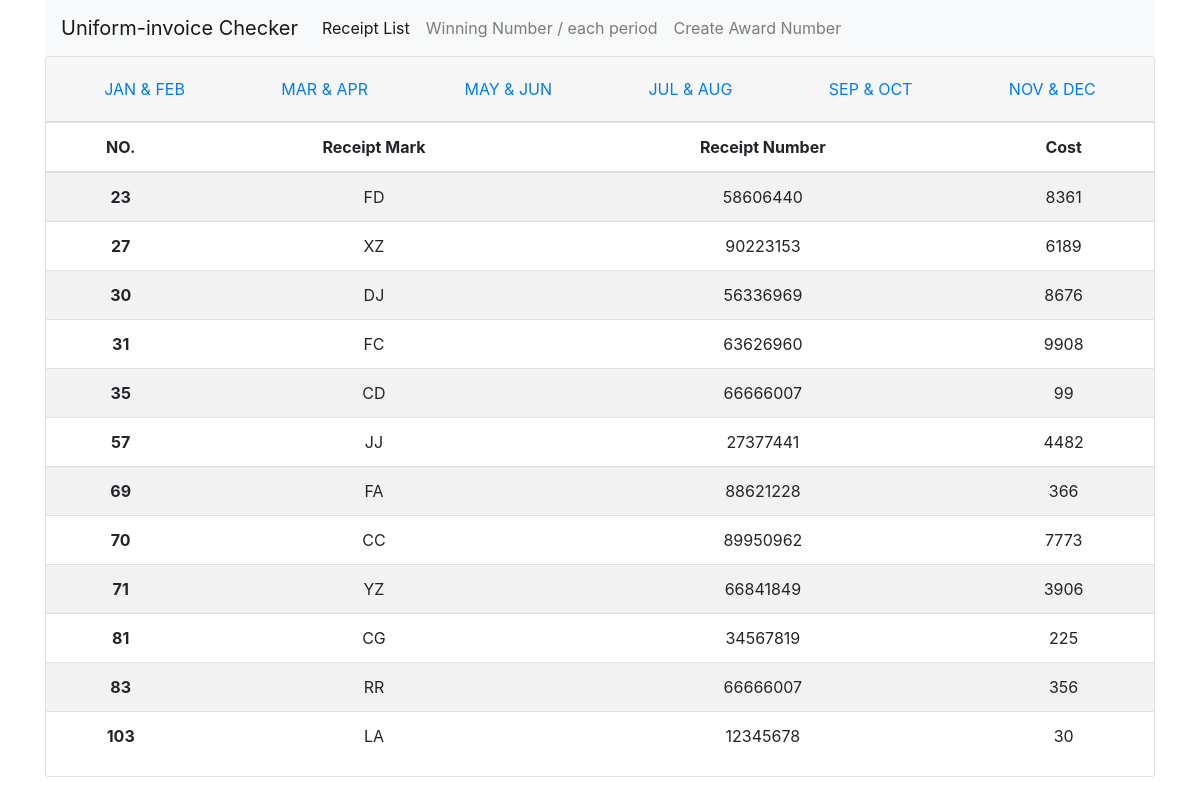
Page /receipt_list.php on the committed database.
### tables this page shows
CREATE TABLE `invoice` (
  `id` int(10) UNSIGNED NOT NULL,
  `code` varchar(2) NOT NULL,
  `number` varchar(8) NOT NULL,
  `period` tinyint(1) UNSIGNED NOT NULL,
  `expend` int(6) UNSIGNED NOT NULL,
  `year` varchar(4) NOT NULL
);

### com/base.php (called while the page is built, shortened)
<?php
$dsn="mysql:host=localhost;charset=utf8;dbname=Invoice";
$pdo=new PDO($dsn,'root',"12345678");
function all($table,...$arg){
    global $pdo;
    $sql="select * from $table ";
    if(isset($arg[0]) && is_array($arg[0])){
        $tmp=[];
        foreach($arg[0] as $key => $value){
            $tmp[]=sprintf("`%s`='%s'",$key,$value);
        }
        $sql=$sql." where " . implode(" && ",$tmp);
    }
    return $pdo->query($sql)->fetchAll();
}
?>

### receipt_list.php (the view, shortened to what this page needs)
<?php include_once "./com/base.php"; ?>
<!DOCTYPE html>
<html lang="en">
<head>
    <link rel="stylesheet" href="https://stackpath.bootstrapcdn.com/bootstrap/4.5.0/css/bootstrap.min.css">
</head>
<body>
    <form class="container" action="Key-in_Invoice.php" method="post">
        <?php
        include "header.php";
        $period = ceil(date("n") / 2);
        ?>
        <div class="card text-center">
            <header class="card-header">
                <ul class="nav nav-pills card-header-pills justify-content-around">
                    <li class="nav-item">
                        <a class="nav-link" href="receipt_list.php?period=1">JAN & FEB</a>
                    </li>
                    <li class="nav-item">
                        <a class="nav-link" href="receipt_list.php?period=2">MAR & APR</a>
                    </li>
                    <li class="nav-item">
                        <a class="nav-link" href="receipt_list.php?period=3">MAY & JUN</a>
                    </li>
                    <li class="nav-item">
                        <a class="nav-link" href="receipt_list.php?period=4">JUL & AUG</a>
                    </li>
                    <li class="nav-item">
                        <a class="nav-link" href="receipt_list.php?period=5">SEP & OCT</a>
                    </li>
                    <li class="nav-item">
                        <a class="nav-link" href="receipt_list.php?period=6">NOV & DEC</a>
                    </li>
                </ul>
            </header>
            <article>
                <div class="tab-pane fade show active">
                    <table class="table table-striped">
                        <thead>
                            <tr>
                                <th scope="col">NO.</th>
                                <th scope="col">Receipt Mark</th>
                                <th scope="col">Receipt Number</th>
                                <th scope="col">Cost</th>
                            </tr>
                        </thead>
                        <tbody>
                            <tr>
                                <?php
                                $rows = all("invoice", ["period" => $period]);
                                foreach ($rows as $row) {
                                ?>
                                    <th scope="row"><?= $row['id']; ?></th>
                                    <td><?= $row['code']; ?></td>
                                    <td><?= $row['number']; ?></td>
                                    <td><?= $row['expend']; ?></td>
                            </tr>
                        <?php
                                }
                        ?>
                        </tbody>
                    </table>
            </article>
        </div>
    </form>
</body>
</html>

### header.php (shortened to what this page needs)
<nav class="navbar navbar-expand-lg navbar-light bg-light">
    <a class="navbar-brand" href="index.php">Uniform-invoice Checker</a>
    <div class="collapse navbar-collapse" id="navbarSupportedContent">
        <ul class="navbar-nav mr-auto">
            <li class="nav-item active">
                <a class="nav-link" href="receipt_list.php">Receipt List <span class="sr-only">(current)</span></a>
            </li>
            <li class="nav-item">
                <a class="nav-link" href="winning_list.php">Winning Number / each period</a>
            </li>
            <li class="nav-item">
                <a class="nav-link" href="create_award_number.php">Create Award Number</a>
            </li>
        </ul>
    </div>
</nav>

### rows in the picture
invoice: id "23", code "FD", number "58606440", expend "8361"
invoice: id "27", code "XZ", number "90223153", expend "6189"
invoice: id "30", code "DJ", number "56336969", expend "8676"
invoice: id "31", code "FC", number "63626960", expend "9908"
invoice: id "35", code "CD", number "66666007", expend "99"
invoice: id "57", code "JJ", number "27377441", expend "4482"
invoice: id "69", code "FA", number "88621228", expend "366"
invoice: id "70", code "CC", number "89950962", expend "7773"
invoice: id "71", code "YZ", number "66841849", expend "3906"
invoice: id "81", code "CG", number "34567819", expend "225"
invoice: id "83", code "RR", number "66666007", expend "356"
invoice: id "103", code "LA", number "12345678", expend "30"
